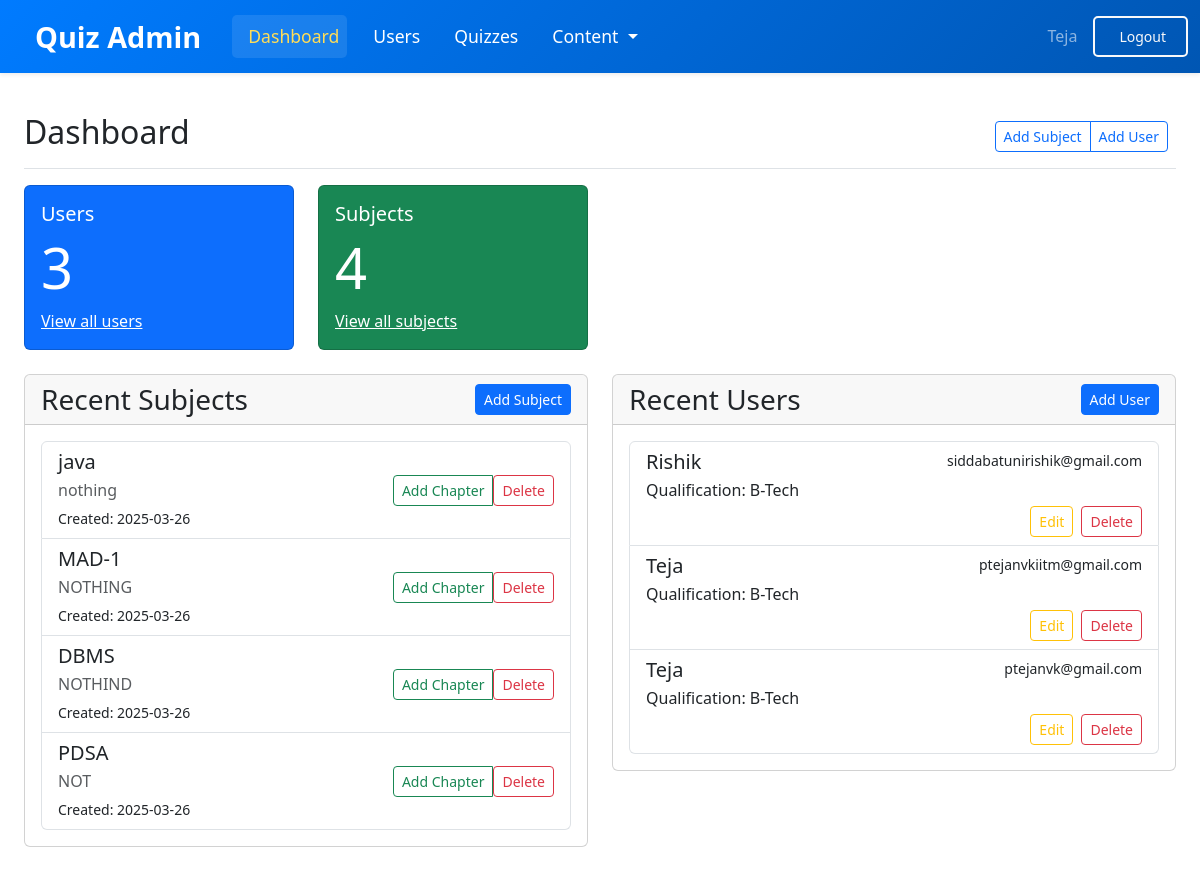
The app's page /admin/dashboard (signed in), older data.
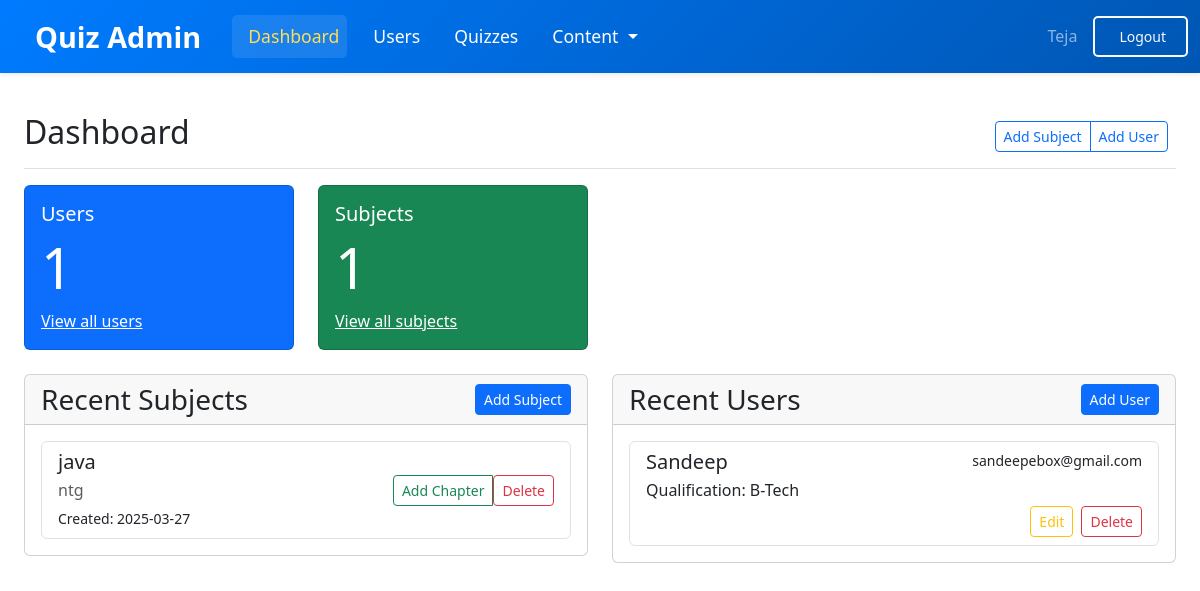
The same page, newer data.
### models/models.py (models this page shows)
class User(db.Model , UserMixin):
    __tablename__ = 'user'
    id = db.Column(db.Integer , primary_key = True,autoincrement=True)
    email = db.Column(db.String(150) , unique=True)
    password = db.Column(db.String(150))
    name = db.Column(db.String(150))
    qualification = db.Column(db.String(150))
    dob = db.Column(db.Date, nullable=True)
    is_admin = db.Column(db.Boolean, default=False)
    scores = db.relationship('Score', backref='user', lazy=True)

class Subject(db.Model , UserMixin):
    __tablename__ = 'subject'
    id = db.Column(db.Integer,primary_key = True , autoincrement=True)
    name = db.Column(db.String(150))
    description = db.Column(db.Text)
    created_time = db.Column(db.DateTime, default=datetime.utcnow)
    chapters = db.relationship('Chapter', backref='subject', lazy=True)

### models/admin.py (the view)
@admin.route('/dashboard')
@login_required
@admin_required
def dashboard():
    users = User.query.filter_by(is_admin=False).all()
    subjects = Subject.query.all()
    return render_template('admin/dashboard.html' , user=current_user, subjects=subjects, users=users)

### models/__init__.py (called while the page is built)
def create_app():
    app = Flask(__name__, template_folder=r'C:\Users\DELL\OneDrive\Desktop\quiz-app(final)\quiz-application\templates')
    app.config['SECRET_KEY'] = '24f1005262'
    app.config['SQLALCHEMY_DATABASE_URI'] = f'sqlite:///{DB_NAME}'
    app.config['SQLALCHEMY_TRACK_MODIFICATIONS'] = False
    db.init_app(app)
    from .models import User
    l_manager = LoginManager()
    l_manager.login_view = 'auth.login'
    l_manager.init_app(app)
    @l_manager.user_loader
    def load_user(id):
        return User.query.get(int(id))
    from .auth import auth
    from .views import views
    from .admin import admin
    app.register_blueprint(auth, url_prefix='/')
    app.register_blueprint(views, url_prefix='/')
    app.register_blueprint(admin, url_prefix='/admin')
    create_database(app)
    create_admin(app)
    return app

### models/admin.py (called while the page is built)
def admin_required(f):
    @wraps(f)
    def decorated_function(*args, **kwargs):
        if not current_user.is_authenticated or not current_user.is_admin:
            flash('Access denied. Admin privileges required.', category='error')
            return redirect(url_for('views.home'))
        return f(*args, **kwargs)
    return decorated_function

### templates/admin/dashboard.html (shortened to what this page needs)
{% extends "admin/admin_layout.html" %}
{% block admin_content %}
<div class="d-flex justify-content-between flex-wrap flex-md-nowrap align-items-center pt-3 pb-2 mb-3 border-bottom">
    <h1 class="h2">Dashboard</h1>
    <div class="btn-toolbar mb-2 mb-md-0">
        <div class="btn-group me-2">
            <a href="{{ url_for('admin.add_subject') }}" class="btn btn-sm btn-outline-primary">Add Subject</a>
            <a href="{{ url_for('admin.add_user') }}" class="btn btn-sm btn-outline-primary">Add User</a>
        </div>
    </div>
</div>
<div class="row">
    <div class="col-md-6 col-lg-3 mb-4">
        <div class="card text-white bg-primary">
            <div class="card-body">
                <div class="d-flex justify-content-between align-items-center">
                    <div>
                        <h5 class="card-title">Users</h5>
                        <h2 class="display-4">{{ users|length }}</h2>
                    </div>
                </div>
                <a href="{{ url_for('admin.users') }}" class="text-white">View all users </a>
            </div>
        </div>
    </div>
    <div class="col-md-6 col-lg-3 mb-4">
        <div class="card text-white bg-success">
            <div class="card-body">
                <div class="d-flex justify-content-between align-items-center">
                    <div>
                        <h5 class="card-title">Subjects</h5>
                        <h2 class="display-4">{{ subjects|length }}</h2>
                    </div>
                </div>
                <a href="#subjectsList" class="text-white">View all subjects </a>
            </div>
        </div>
    </div>
</div>
<div class="row">
    <div class="col-lg-6">
        <div class="card mb-4" id="subjectsList">
            <div class="card-header d-flex justify-content-between align-items-center">
                <h3 class="mb-0">Recent Subjects</h3>
                <a href="{{ url_for('admin.add_subject') }}" class="btn btn-primary btn-sm">Add Subject</a>
            </div>
            <div class="card-body">
                <div class="list-group">
                    {% for subject in subjects[:5] %}
                        <div class="list-group-item list-group-item-action d-flex justify-content-between align-items-center">
                            <div>
                                <h5 class="mb-1">{{ subject.name }}</h5>
                                <p class="mb-1 text-muted">{{ subject.description }}</p>
                                <small>Created: {{ subject.created_time.strftime('%Y-%m-%d') }}</small>
                            </div>
                            <div class="btn-group">
                                <a href="{{ url_for('admin.add_chapter', subject_id=subject.id) }}" class="btn btn-sm btn-outline-success">Add Chapter</a>
                                <form action="{{ url_for('admin.delete_subject', subject_id=subject.id) }}" method="POST" class="d-inline">
                                    <button type="submit" class="btn btn-sm btn-outline-danger" onclick="return confirm('Are you sure you want to delete this subject?')">Delete</button>
                                </form>
                            </div>
                        </div>
                    {% endfor %}
                </div>
            </div>
        </div>
    </div>
    <div class="col-lg-6">
        <div class="card mb-4">
            <div class="card-header d-flex justify-content-between align-items-center">
                <h3 class="mb-0">Recent Users</h3>
                <a href="{{ url_for('admin.add_user') }}" class="btn btn-primary btn-sm">Add User</a>
            </div>
            <div class="card-body">
                <div class="list-group">
                    {% for user in users[:5] %}
                        <div class="list-group-item">
                            <div class="d-flex w-100 justify-content-between">
                                <h5 class="mb-1">{{ user.name }}</h5>
                                <small>{{ user.email }}</small>
                            </div>
                            <p class="mb-1">Qualification: {{ user.qualification }}</p>
                            <div class="d-flex justify-content-end">
                                <a href="{{ url_for('admin.edit_user', user_id=user.id) }}" class="btn btn-sm btn-outline-warning me-2">Edit</a>
                                <form action="{{ url_for('admin.delete_user', user_id=user.id) }}" method="POST" class="d-inline">
                                    <button type="submit" class="btn btn-sm btn-outline-danger" onclick="return confirm('Are you sure you want to delete this user?')">Delete</button>
                                </form>
                            </div>
                        </div>
                    {% endfor %}
                </div>
            </div>
        </div>
    </div>
</div>
{% endblock %}

### templates/admin/admin_layout.html (shortened to what this page needs)
{% extends "layout.html" %}
{% block content %}
<nav class="navbar navbar-expand-lg navbar-dark bg-dark shadow-sm sticky-top">
    <div class="container-fluid">
        <a class="navbar-brand" href="{{ url_for('admin.dashboard') }}">
            Quiz Admin
        </a>
        <div class="collapse navbar-collapse" id="adminNavbar">
            <ul class="navbar-nav me-auto mb-2 mb-lg-0">
                <li class="nav-item">
                    <a class="nav-link {% if request.endpoint == 'admin.dashboard' %}active{% endif %}" href="{{ url_for('admin.dashboard') }}">
                        Dashboard
                    </a>
                </li>
                <li class="nav-item">
                    <a class="nav-link {% if request.endpoint == 'admin.users' %}active{% endif %}" href="{{ url_for('admin.users') }}">
                        Users
                    </a>
                </li>
                <li class="nav-item">
                    <a class="nav-link {% if request.endpoint == 'admin.quizzes' %}active{% endif %}" href="{{ url_for('admin.quizzes') }}">
                        Quizzes
                    </a>
                </li>
                <li class="nav-item dropdown">
                    <a class="nav-link dropdown-toggle" href="#" id="contentDropdown" role="button" data-bs-toggle="dropdown" aria-expanded="false">
                        Content
                    </a>
                </li>
            </ul>
            <div class="d-flex">
                <span class="navbar-text me-3">
                     {{ user.name }}
                </span>
                <a href="{{ url_for('auth.logout') }}" class="btn btn-outline-light btn-sm">
                    Logout
                </a>
            </div>
        </div>
    </div>
</nav>
<div class="container-fluid py-4 px-4">
    {% block admin_content %}{% endblock %}
</div>
{% endblock %}

### templates/layout.html (shortened to what this page needs)
<!DOCTYPE html>
<html lang="en">
  <head>
    <link
      href="https://cdn.jsdelivr.net/npm/bootstrap@5.3.0/dist/css/bootstrap.min.css"
      rel="stylesheet"
    />
  </head>
  <body>
    {% block content %}{% endblock %}
  </body>
</html>

### templates/layout.html (style rules this page uses)
.navbar { background: linear-gradient(135deg, #007bff, #0056b3); padding: 15px 0; transition: 0.3s ease-in-out; }
.navbar-brand { font-size: 1.8rem; font-weight: bold; color: #fff; transition: 0.3s; padding: 0 15px; }
.navbar-nav { align-items: center; gap: 10px; }
.navbar-nav .nav-link { color: #ffffff; font-size: 1.1rem; padding: 8px 15px; transition: 0.3s; border-radius: 5px; }
.navbar-nav .nav-link:hover, .navbar-nav .nav-link.active { color: #ffdd57; background-color: rgba(255, 255, 255, 0.1); }
.nav-item { display: flex; align-items: center; }
.navbar .btn-outline-light { padding: 8px 20px; border-width: 2px; font-weight: 500; border-radius: 5px; transition: all 0.3s ease; }
.navbar-collapse { justify-content: flex-end; }

Row changes from the older to the newer data that the page shows:
removed Subject: name "MAD-1", description "NOTHING", created_time "2025-03-26"
removed Subject: name "DBMS", description "NOTHIND", created_time "2025-03-26"
removed Subject: name "PDSA", description "NOT", created_time "2025-03-26"
removed User: name "Teja", email "ptejanvkiitm@gmail.com", qualification "B-Tech"
removed User: name "Teja", email "ptejanvk@gmail.com", qualification "B-Tech"
changed Subject "java": description "nothing" → "ntg"; created_time "2025-03-26" → "2025-03-27"
changed User "B-Tech": name "Rishik" → "Sandeep"; email "siddabatunirishik@gmail.com" → "sandeepebox@gmail.com"
Text that changed along with them:
{{ users|length }}: "3" → "1"
{{ subjects|length }}: "4" → "1"
